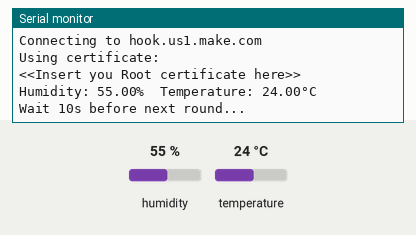
Bench run of a sketch on a simulated ESP8266 (NodeMCU). Parts: the last lines printed to the serial monitor. The test bench sets the inputs (shaded band); at power-on: humidity 55 %, temperature 24 °C. WiFi joins after 1.5 s; servers stay silent unless stated; uploads are accepted with an empty reply; the local clock reads 2024-03-15 10:24:30 at power-on unless the sketch sets it.

Above: at 2.7 s.
2.8 s: humidity set to 88 %
At 11.72 s:
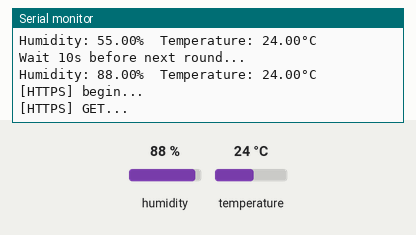
13.0 s: temperature set to 12 °C
At 22.5 s:
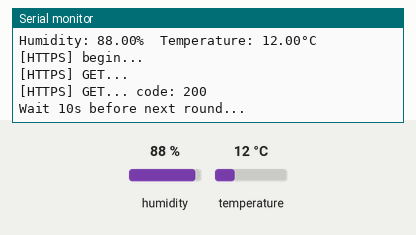
23.0 s: humidity set to 22 %
At 33.4 s:
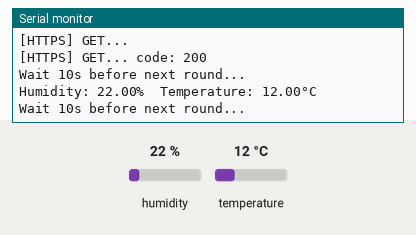
Timing chart, 0 to 34.9 s (numbered marks = the images above; inputs shaded):
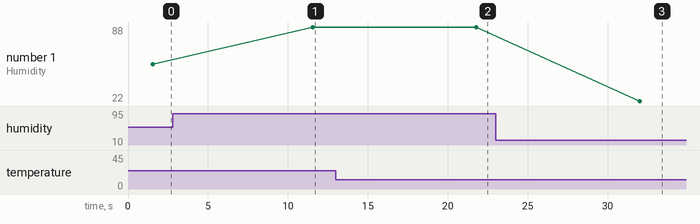

The sketch:

Esp8266_DHTxx_Make_LineNotify.ino
```cpp
#include <Arduino.h>
#include <ESP8266WiFi.h>
#include <ESP8266WiFiMulti.h>
#include <ESP8266HTTPClient.h>
#include <WiFiClientSecureBearSSL.h>
#include "DHT.h"
#include "certs.h"

#ifndef STASSID
#define STASSID "your_wifi_ssid"
#define STAPSK "your_wifi_password"
#endif

#define DHTPIN D3
#define DHTTYPE DHT11
DHT dht(DHTPIN, DHTTYPE);

#define THRESHOLD_TEMP  30.5  // degree Celsius
#define THRESHOLD_HUMI  80.0  // percent

const char* uri = "/7qy8o4kd5behjsj98vnbbs8egtb79sld";

ESP8266WiFiMulti WiFiMulti;
BearSSL::WiFiClientSecure client;
X509List cert(cert_Root_CA);
HTTPClient https;

void setup() {

  Serial.begin(115200);
  dht.begin();

  // Attach to a WiFi AP
  WiFi.mode(WIFI_STA);
  WiFiMulti.addAP(STASSID, STAPSK);
  Serial.print("Wait for WiFi... ");
  while (WiFiMulti.run() != WL_CONNECTED) {
    Serial.print(".");
    delay(500);
  }
  Serial.println();
  Serial.print("WiFi connected: ");
  Serial.print(WiFi.SSID());
  Serial.print(" ");
  Serial.println(WiFi.localIP());

  // Set time via NTP, as required for x.509 validation
  configTime(8 * 3600, 0, "pool.ntp.org", "time.nist.gov");

  Serial.print("Waiting for NTP time sync: ");
  time_t now = time(NULL);
  while (now < 8 * 3600 * 2) {
    delay(500);
    Serial.print(".");
    now = time(NULL);
  }
  Serial.println("");
  struct tm timeinfo;
  gmtime_r(&now, &timeinfo);
  Serial.print("Current time: ");
  Serial.print(asctime(&timeinfo));

  // Set WiFiClientSecuteBareSSL
  Serial.print("Connecting to ");
  Serial.println(remote_host);
  Serial.printf("Using certificate: %s\n", cert_Root_CA);
  client.setTrustAnchors(&cert);
}

void loop() {
  // read humidity and temperature (Celsius) from DHT sensor
  float h = dht.readHumidity();
  float t = dht.readTemperature();
  // Check if any reads failed and exit early (to try again).
  if (isnan(h) || isnan(t)) {
    Serial.println(F("Failed to read from DHT sensor!"));
    goto EXIT;
  }
  Serial.print(F("Humidity: "));
  Serial.print(h);
  Serial.print(F("%  Temperature: "));
  Serial.print(t);
  Serial.println(F("°C "));

  // check if temperature or humidity are over the thresholds
  if (t<THRESHOLD_TEMP && h<THRESHOLD_HUMI) goto EXIT;

  // upload data to the webhook trigger at make.com
  char buf[100];
  sprintf(buf,"%s?temp=%.1f&humi=%.1f", uri,t,h);
  Serial.print("[HTTPS] begin...\n");
  if (https.begin(client, remote_host, remote_port, buf, true)) {  // HTTPS
    Serial.print("[HTTPS] GET...\n");
    // start connection and send HTTP header
    int httpCode = https.GET();
    // httpCode will be negative on error
    if (httpCode > 0) {
      // HTTP header has been send and Server response header has been handled
      Serial.printf("[HTTPS] GET... code: %d\n", httpCode);

      // file found at server
      if (httpCode == HTTP_CODE_OK || httpCode == HTTP_CODE_MOVED_PERMANENTLY) {
        String payload = https.getString();
        Serial.println(payload);
      }
    } else {
      Serial.printf("[HTTPS] GET... failed, error: %s\n", https.errorToString(httpCode).c_str());
    }

    https.end();
  } else {
    Serial.printf("[HTTPS] Unable to connect\n");
  }
EXIT:
  Serial.println("Wait 10s before next round...");
  delay(10000);
}
```

certs.h
```cpp
#pragma once

////////////////////////////////////////////////////////////
// certificate for test make.com

const char* remote_host = "hook.us1.make.com"; // change it according to the webhook address given by make.com
const uint16_t remote_port = 443;

// How to export root cert of the server: please refer to https://randomnerdtutorials.com/esp8266-nodemcu-https-requests/
const char cert_Root_CA [] PROGMEM = R"CERT(
<<Insert you Root certificate here>>
)CERT";

// end of certificate chain for make.com
////////////////////////////////////////////////////////////
```

Measured:
- after the input at 2.8 s, the serial monitor: prints a new line after 8.8 s (image 1)
- after the input at 13.0 s, the serial monitor: prints a new line after 8.8 s (image 2)
- after the input at 23.0 s, the serial monitor: prints a new line after 9.0 s (image 3)
- plotted number 1: 55 → 88 after the input at 2.8 s, 88 → 22 after the input at 23.0 s
